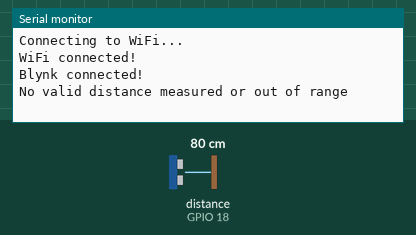
Recording of a sketch running on a simulated ESP32. Shown: the last lines printed to the serial monitor. The inputs (shaded band) are chosen by the test bench; at power-on: distance to the obstacle (sensor on GPIO 18) 80 cm. The echo pulse lasts 58.3 µs per cm; WiFi joins after 1.5 s; servers stay silent unless stated.

Above: at 3.0 s.
3.1 s: distance to the obstacle (sensor on GPIO 18) set to 44 cm
At 12.8 s:
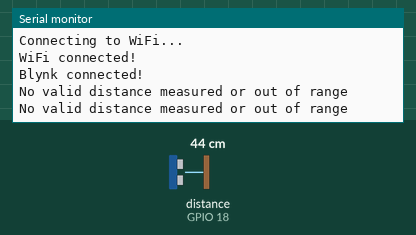
13.1 s: distance to the obstacle (sensor on GPIO 18) set to 38 cm
At 22.3 s:
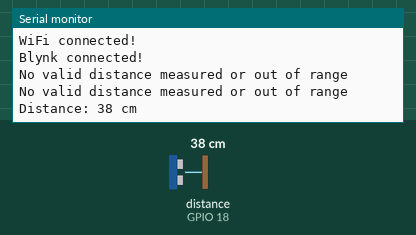

The sketch:

Module.ino
```cpp
#define BLYNK_TEMPLATE_ID "TMPL3XGYqRMBy"
#define BLYNK_TEMPLATE_NAME "Distance Measure"
#define BLYNK_AUTH_TOKEN "HGwAXJ8VGOw15Tt8ge2vTjncMwYFt2lj"    // Your Blynk Auth Token

#include <WiFi.h>
#include <WiFiClient.h>
#include <BlynkSimpleEsp32.h>
#include <NewPing.h>

// WiFi credentials
char ssid[] = "Abhinav";  // Your WiFi SSID
char pass[] = "12345678";  // Your WiFi Password

// Blynk Auth Token from the app
char auth[] = BLYNK_AUTH_TOKEN;

// HC-SR04 sensor configuration
#define TRIG_PIN        5    // Trig pin for HC-SR04
#define ECHO_PIN        18   // Echo pin for HC-SR04
#define MAX_DISTANCE    40   // Maximum distance 40 cm
#define ALERT_DISTANCE  8    // Distance threshold for event trigger

// Create NewPing object
NewPing sonar(TRIG_PIN, ECHO_PIN, MAX_DISTANCE);

void setup() {
  // Start serial monitor for debugging
  Serial.begin(115200);

  // Initialize WiFi and Blynk connection
  Serial.println("Connecting to WiFi...");
  Blynk.begin(auth, ssid, pass);

  // Wait for WiFi connection
  while (WiFi.status() != WL_CONNECTED) {
    delay(500);
    Serial.print(".");
  }
  Serial.println("WiFi connected!");

  // Check Blynk connection status
  if (Blynk.connected()) {
    Serial.println("Blynk connected!");
  } else {
    Serial.println("Blynk connection failed.");
  }
}

void loop() {
  Blynk.run();  // Run Blynk connection

  // Measure the distance with HC-SR04
  unsigned int distance = sonar.ping_cm();

  // Check if the measured distance is valid
  if (distance > 0 && distance <= MAX_DISTANCE) {
    // Send the distance to the Blynk app (virtual pin V0)
    Blynk.virtualWrite(V0, distance);
    Serial.print("Distance: ");
    Serial.print(distance);
    Serial.println(" cm");

    // Check if distance is below the alert threshold
    if (distance < ALERT_DISTANCE) {
      // Trigger an event through Blynk
      Blynk.logEvent("low_distance_alert", "Distance is less than 8 cm!");
    }
  } else {
    Serial.println("No valid distance measured or out of range");
  }

  // Delay for 10 seconds between measurements
  delay(10000);
}
```

Measured:
- the behaviour switches between 41 and 40 cm on distance to the obstacle (sensor on GPIO 18) (found by bisection; images 1 and 2)
- after the input at 13.1 s, the serial monitor: prints a new line after 8.7 s (image 2)
